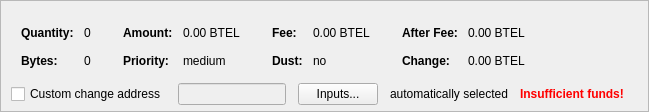
    <widget class="QFrame" name="frameCoinControl">
     <property name="sizePolicy">
      <sizepolicy hsizetype="Expanding" vsizetype="Expanding">
       <horstretch>0</horstretch>
       <verstretch>0</verstretch>
      </sizepolicy>
     </property>
     <property name="maximumSize">
      <size>
       <width>16777215</width>
       <height>16777215</height>
      </size>
     </property>
     <property name="frameShape">
      <enum>QFrame::StyledPanel</enum>
     </property>
     <property name="frameShadow">
      <enum>QFrame::Sunken</enum>
     </property>
     <layout class="QVBoxLayout" name="verticalLayoutCoinControl2">
      <property name="spacing">
       <number>0</number>
      </property>
      <property name="leftMargin">
       <number>0</number>
      </property>
      <property name="topMargin">
       <number>0</number>
      </property>
      <property name="rightMargin">
       <number>0</number>
      </property>
      <property name="bottomMargin">
       <number>6</number>
      </property>
      <item>
       <layout class="QVBoxLayout" name="verticalLayoutCoinControl" stretch="0,0,0">
        <property name="spacing">
         <number>0</number>
        </property>
        <property name="leftMargin">
         <number>10</number>
        </property>
        <property name="topMargin">
         <number>10</number>
        </property>
        <item>
         <layout class="QHBoxLayout" name="horizontalLayoutCoinControl2" stretch="0">
          <property name="spacing">
           <number>8</number>
          </property>
          <property name="bottomMargin">
           <number>10</number>
          </property>
          <item>
           <spacer name="horizontalSpacerCoinControl">
            <property name="orientation">
             <enum>Qt::Horizontal</enum>
            </property>
            <property name="sizeHint" stdset="0">
             <size>
              <width>40</width>
              <height>1</height>
             </size>
            </property>
           </spacer>
          </item>
         </layout>
        </item>
        <item>
         <widget class="QWidget" name="widgetCoinControl" native="true">
          <property name="sizePolicy">
           <sizepolicy hsizetype="Preferred" vsizetype="Preferred">
            <horstretch>0</horstretch>
            <verstretch>0</verstretch>
           </sizepolicy>
          </property>
          <property name="minimumSize">
           <size>
            <width>0</width>
            <height>0</height>
           </size>
          </property>
          <property name="styleSheet">
           <string notr="true"/>
          </property>
          <layout class="QHBoxLayout" name="horizontalLayoutCoinControl5">
           <property name="leftMargin">
            <number>0</number>
           </property>
           <property name="topMargin">
            <number>0</number>
           </property>
           <property name="rightMargin">
            <number>0</number>
           </property>
           <property name="bottomMargin">
            <number>0</number>
           </property>
           <item>
            <layout class="QHBoxLayout" name="horizontalLayoutCoinControl3" stretch="0,0,0,1">
             <property name="spacing">
              <number>20</number>
             </property>
             <property name="topMargin">
              <number>0</number>
             </property>
             <property name="bottomMargin">
              <number>10</number>
             </property>
             <item>
              <layout class="QFormLayout" name="formLayoutCoinControl1">
               <property name="horizontalSpacing">
                <number>10</number>
               </property>
               <property name="verticalSpacing">
                <number>14</number>
               </property>
               <property name="leftMargin">
                <number>10</number>
               </property>
               <property name="topMargin">
                <number>4</number>
               </property>
               <property name="rightMargin">
                <number>6</number>
               </property>
               <item row="0" column="0">
                <widget class="QLabel" name="labelCoinControlQuantityText">
                 <property name="font">
                  <font>
                   <weight>75</weight>
                   <bold>true</bold>
                  </font>
                 </property>
                 <property name="text">
                  <string>Quantity:</string>
                 </property>
                 <property name="margin">
                  <number>0</number>
                 </property>
                </widget>
               </item>
               <item row="0" column="1">
                <widget class="QLabel" name="labelCoinControlQuantity">
                 <property name="cursor">
                  <cursorShape>IBeamCursor</cursorShape>
                 </property>
                 <property name="contextMenuPolicy">
                  <enum>Qt::ActionsContextMenu</enum>
                 </property>
                 <property name="text">
                  <string notr="true">0</string>
                 </property>
                 <property name="margin">
                  <number>0</number>
                 </property>
                 <property name="textInteractionFlags">
                  <set>Qt::LinksAccessibleByMouse|Qt::TextSelectableByKeyboard|Qt::TextSelectableByMouse</set>
                 </property>
                </widget>
               </item>
               <item row="1" column="0">
                <widget class="QLabel" name="labelCoinControlBytesText">
                 <property name="font">
                  <font>
                   <weight>75</weight>
                   <bold>true</bold>
                  </font>
                 </property>
                 <property name="text">
                  <string>Bytes:</string>
                 </property>
                </widget>
               </item>
               <item row="1" column="1">
                <widget class="QLabel" name="labelCoinControlBytes">
                 <property name="cursor">
                  <cursorShape>IBeamCursor</cursorShape>
                 </property>
                 <property name="contextMenuPolicy">
                  <enum>Qt::ActionsContextMenu</enum>
                 </property>
                 <property name="text">
                  <string notr="true">0</string>
                 </property>
                 <property name="textInteractionFlags">
                  <set>Qt::LinksAccessibleByMouse|Qt::TextSelectableByKeyboard|Qt::TextSelectableByMouse</set>
                 </property>
                </widget>
               </item>
              </layout>
             </item>
             <item>
              <layout class="QFormLayout" name="formLayoutCoinControl2">
               <property name="horizontalSpacing">
                <number>10</number>
               </property>
               <property name="verticalSpacing">
                <number>14</number>
               </property>
               <property name="leftMargin">
                <number>6</number>
               </property>
               <property name="topMargin">
                <number>4</number>
               </property>
               <property name="rightMargin">
                <number>6</number>
               </property>
               <item row="0" column="0">
                <widget class="QLabel" name="labelCoinControlAmountText">
                 <property name="font">
                  <font>
                   <weight>75</weight>
                   <bold>true</bold>
                  </font>
                 </property>
                 <property name="text">
                  <string>Amount:</string>
                 </property>
                 <property name="margin">
                  <number>0</number>
                 </property>
                </widget>
               </item>
               <item row="0" column="1">
                <widget class="QLabel" name="labelCoinControlAmount">
                 <property name="cursor">
                  <cursorShape>IBeamCursor</cursorShape>
                 </property>
                 <property name="contextMenuPolicy">
                  <enum>Qt::ActionsContextMenu</enum>
                 </property>
                 <property name="text">
                  <string notr="true">0.00 BTEL</string>
                 </property>
                 <property name="textInteractionFlags">
                  <set>Qt::LinksAccessibleByMouse|Qt::TextSelectableByKeyboard|Qt::TextSelectableByMouse</set>
                 </property>
                </widget>
               </item>
               <item row="1" column="0">
                <widget class="QLabel" name="labelCoinControlPriorityText">
                 <property name="font">
                  <font>
                   <weight>75</weight>
                   <bold>true</bold>
                  </font>
                 </property>
                 <property name="text">
                  <string>Priority:</string>
                 </property>
                </widget>
               </item>
               <item row="1" column="1">
                <widget class="QLabel" name="labelCoinControlPriority">
                 <property name="cursor">
                  <cursorShape>IBeamCursor</cursorShape>
                 </property>
                 <property name="contextMenuPolicy">
                  <enum>Qt::ActionsContextMenu</enum>
                 </property>
                 <property name="text">
                  <string notr="true">medium</string>
                 </property>
                 <property name="textInteractionFlags">
                  <set>Qt::LinksAccessibleByMouse|Qt::TextSelectableByKeyboard|Qt::TextSelectableByMouse</set>
                 </property>
                </widget>
               </item>
              </layout>
             </item>
             <item>
              <layout class="QFormLayout" name="formLayoutCoinControl3">
               <property name="horizontalSpacing">
                <number>10</number>
               </property>
               <property name="verticalSpacing">
                <number>14</number>
               </property>
               <property name="leftMargin">
                <number>6</number>
               </property>
               <property name="topMargin">
                <number>4</number>
               </property>
               <property name="rightMargin">
                <number>6</number>
               </property>
               <item row="0" column="0">
                <widget class="QLabel" name="labelCoinControlFeeText">
                 <property name="font">
                  <font>
                   <weight>75</weight>
                   <bold>true</bold>
                  </font>
                 </property>
                 <property name="text">
                  <string>Fee:</string>
                 </property>
                 <property name="margin">
                  <number>0</number>
                 </property>
                </widget>
               </item>
               <item row="0" column="1">
                <widget class="QLabel" name="labelCoinControlFee">
                 <property name="cursor">
                  <cursorShape>IBeamCursor</cursorShape>
                 </property>
                 <property name="contextMenuPolicy">
                  <enum>Qt::ActionsContextMenu</enum>
                 </property>
                 <property name="text">
                  <string notr="true">0.00 BTEL</string>
                 </property>
                 <property name="textInteractionFlags">
                  <set>Qt::LinksAccessibleByMouse|Qt::TextSelectableByKeyboard|Qt::TextSelectableByMouse</set>
                 </property>
                </widget>
               </item>
               <item row="1" column="0">
                <widget class="QLabel" name="labelCoinControlLowOutputText">
                 <property name="font">
                  <font>
                   <weight>75</weight>
                   <bold>true</bold>
                  </font>
                 </property>
                 <property name="text">
                  <string>Dust:</string>
                 </property>
                </widget>
               </item>
               <item row="1" column="1">
                <widget class="QLabel" name="labelCoinControlLowOutput">
                 <property name="cursor">
                  <cursorShape>IBeamCursor</cursorShape>
                 </property>
                 <property name="contextMenuPolicy">
                  <enum>Qt::ActionsContextMenu</enum>
                 </property>
                 <property name="text">
                  <string notr="true">no</string>
                 </property>
                 <property name="textInteractionFlags">
                  <set>Qt::LinksAccessibleByMouse|Qt::TextSelectableByKeyboard|Qt::TextSelectableByMouse</set>
                 </property>
                </widget>
               </item>
              </layout>
             </item>
             <item>
              <layout class="QFormLayout" name="formLayoutCoinControl4">
               <property name="horizontalSpacing">
                <number>10</number>
               </property>
               <property name="verticalSpacing">
                <number>14</number>
               </property>
               <property name="leftMargin">
                <number>6</number>
               </property>
               <property name="topMargin">
                <number>4</number>
               </property>
               <property name="rightMargin">
                <number>6</number>
               </property>
               <item row="0" column="0">
                <widget class="QLabel" name="labelCoinControlAfterFeeText">
                 <property name="font">
                  <font>
                   <weight>75</weight>
                   <bold>true</bold>
                  </font>
                 </property>
                 <property name="text">
                  <string>After Fee:</string>
                 </property>
                 <property name="margin">
                  <number>0</number>
                 </property>
                </widget>
               </item>
               <item row="0" column="1">
                <widget class="QLabel" name="labelCoinControlAfterFee">
                 <property name="cursor">
                  <cursorShape>IBeamCursor</cursorShape>
                 </property>
                 <property name="contextMenuPolicy">
                  <enum>Qt::ActionsContextMenu</enum>
                 </property>
                 <property name="text">
                  <string notr="true">0.00 BTEL</string>
                 </property>
                 <property name="textInteractionFlags">
                  <set>Qt::LinksAccessibleByMouse|Qt::TextSelectableByKeyboard|Qt::TextSelectableByMouse</set>
                 </property>
                </widget>
               </item>
               <item row="1" column="0">
                <widget class="QLabel" name="labelCoinControlChangeText">
                 <property name="font">
                  <font>
                   <weight>75</weight>
                   <bold>true</bold>
                  </font>
                 </property>
                 <property name="text">
                  <string>Change:</string>
                 </property>
                </widget>
               </item>
               <item row="1" column="1">
                <widget class="QLabel" name="labelCoinControlChange">
                 <property name="cursor">
                  <cursorShape>IBeamCursor</cursorShape>
                 </property>
                 <property name="contextMenuPolicy">
                  <enum>Qt::ActionsContextMenu</enum>
                 </property>
                 <property name="text">
                  <string notr="true">0.00 BTEL</string>
                 </property>
                 <property name="textInteractionFlags">
                  <set>Qt::LinksAccessibleByMouse|Qt::TextSelectableByKeyboard|Qt::TextSelectableByMouse</set>
                 </property>
                </widget>
               </item>
              </layout>
             </item>
            </layout>
           </item>
          </layout>
         </widget>
        </item>
        <item>
         <layout class="QHBoxLayout" name="horizontalLayoutCoinControl4" stretch="0,0,0,0,0,0">
          <property name="spacing">
           <number>12</number>
          </property>
          <property name="sizeConstraint">
           <enum>QLayout::SetDefaultConstraint</enum>
          </property>
          <property name="topMargin">
           <number>5</number>
          </property>
          <property name="rightMargin">
           <number>5</number>
          </property>
          <item>
           <widget class="QCheckBox" name="checkBoxCoinControlChange">
            <property name="toolTip">
             <string>If this is activated, but the change address is empty or invalid, change will be sent to a newly generated address.</string>
            </property>
            <property name="text">
             <string>Custom change address</string>
            </property>
           </widget>
          </item>
          <item>
           <widget class="QValidatedLineEdit" name="lineEditCoinControlChange">
            <property name="enabled">
             <bool>false</bool>
            </property>
            <property name="sizePolicy">
             <sizepolicy hsizetype="Expanding" vsizetype="Fixed">
              <horstretch>0</horstretch>
              <verstretch>0</verstretch>
             </sizepolicy>
            </property>
           </widget>
          </item>
          <item>
           <widget class="QPushButton" name="pushButtonCoinControl">
            <property name="styleSheet">
             <string notr="true"/>
            </property>
            <property name="text">
             <string>Inputs...</string>
            </property>
            <property name="autoDefault">
             <bool>false</bool>
            </property>
           </widget>
          </item>
          <item>
           <widget class="QLabel" name="labelCoinControlAutomaticallySelected">
            <property name="text">
             <string>automatically selected</string>
            </property>
            <property name="margin">
             <number>5</number>
            </property>
           </widget>
          </item>
          <item>
           <widget class="QLabel" name="labelCoinControlInsuffFunds">
            <property name="font">
             <font>
              <weight>75</weight>
              <bold>true</bold>
             </font>
            </property>
            <property name="styleSheet">
             <string notr="true">color:red;font-weight:bold;</string>
            </property>
            <property name="text">
             <string>Insufficient funds!</string>
            </property>
            <property name="margin">
             <number>5</number>
            </property>
           </widget>
          </item>
          <item>
           <widget class="QLabel" name="labelCoinControlChangeLabel">
            <property name="sizePolicy">
             <sizepolicy hsizetype="Preferred" vsizetype="Expanding">
              <horstretch>0</horstretch>
              <verstretch>0</verstretch>
             </sizepolicy>
            </property>
            <property name="minimumSize">
             <size>
              <width>0</width>
              <height>0</height>
             </size>
            </property>
            <property name="text">
             <string/>
            </property>
            <property name="margin">
             <number>3</number>
            </property>
           </widget>
          </item>
         </layout>
        </item>
       </layout>
      </item>
     </layout>
    </widget>
